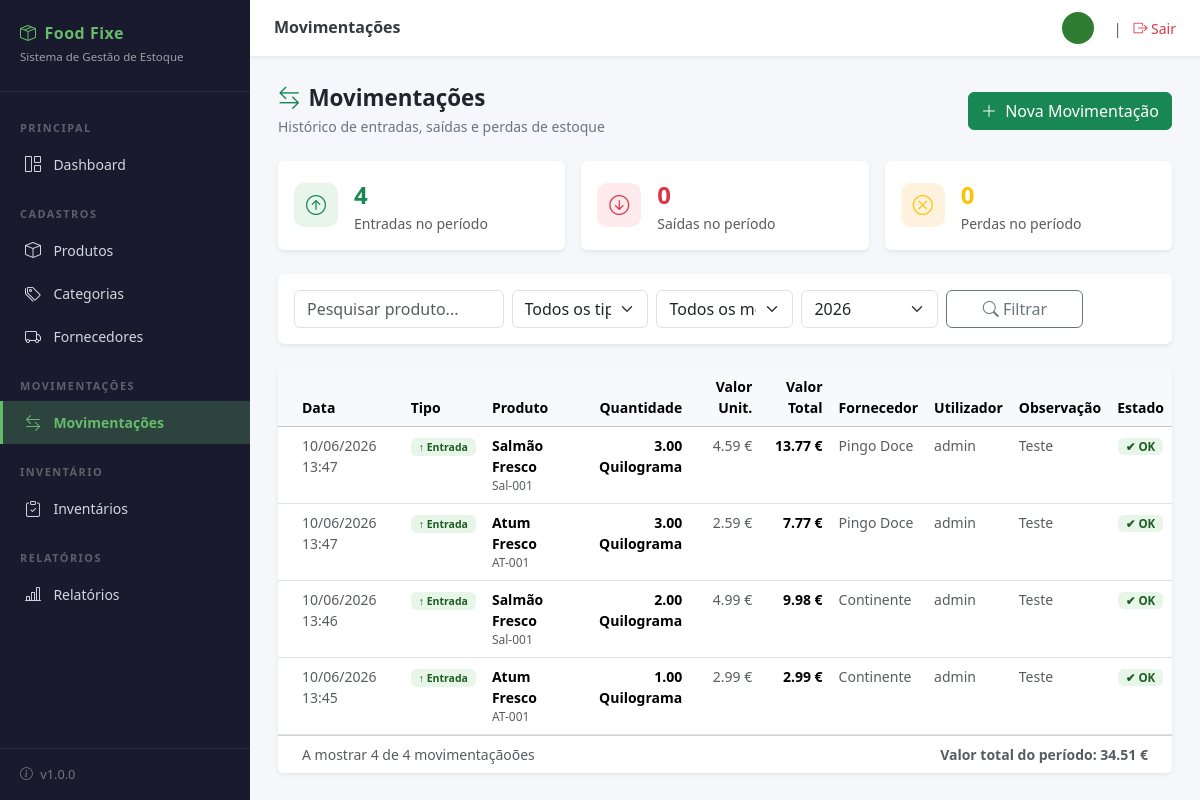
Page /movimentacoes/ (signed in) on the earlier database version.
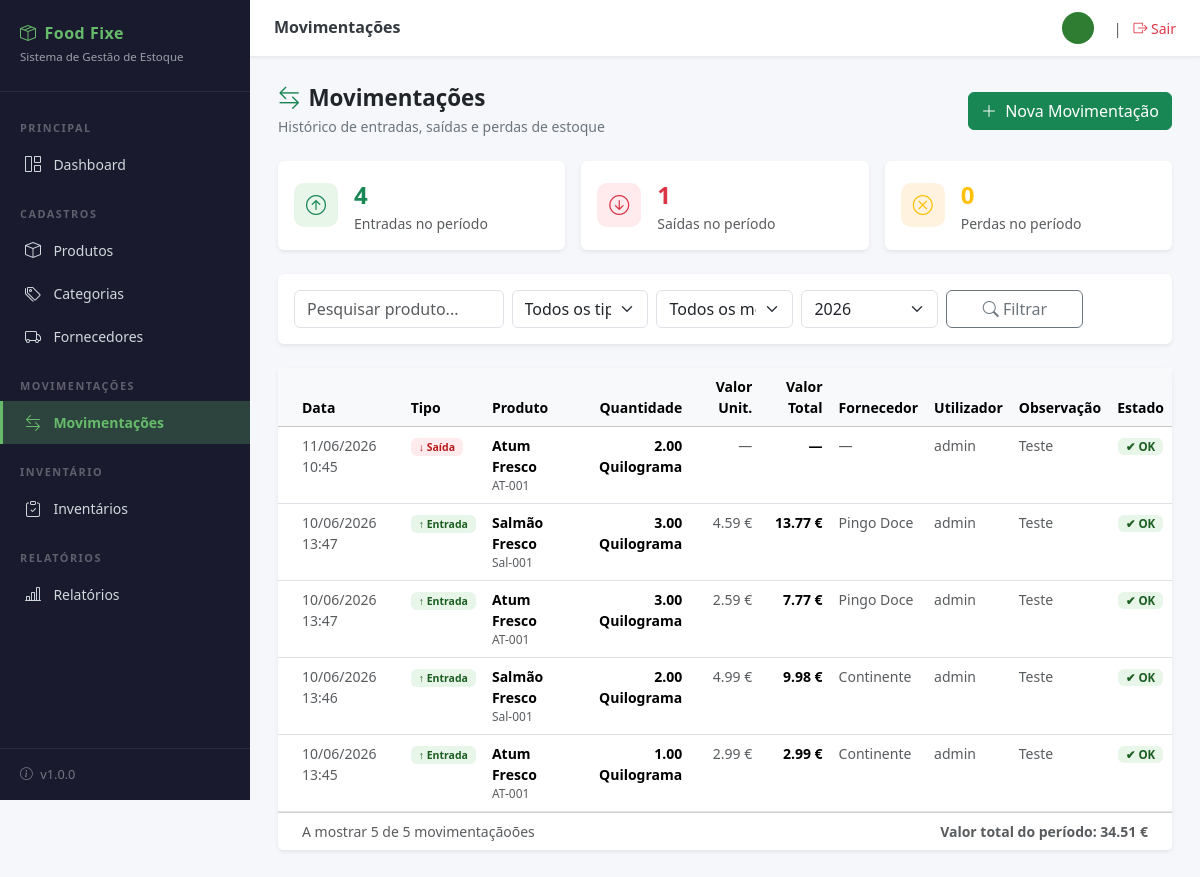
Same page on the later database version.
### estoque/models.py (models this page shows, shortened)
class Movimentacao(models.Model):
    class Tipo(models.TextChoices):
        ENTRADA = 'ENTRADA', 'Entrada'
        SAIDA   = 'SAIDA',   'Saída'
        PERDA   = 'PERDA',   'Perda'
    utilizador          = models.ForeignKey(Utilizador, on_delete=models.PROTECT,
                                            verbose_name='Utilizador',
                                            related_name='movimentacoes')
    produto             = models.ForeignKey(Produto, on_delete=models.PROTECT,
                                            verbose_name='Produto',
                                            related_name='movimentacoes')
    fornecedor          = models.ForeignKey(Fornecedor, on_delete=models.SET_NULL,
                                            verbose_name='Fornecedor',
                                            related_name='movimentacoes',
                                            null=True, blank=True)
    tipo_movimentacao   = models.CharField('Tipo', max_length=10,
                                           choices=Tipo.choices)
    quantidade          = models.DecimalField('Quantidade', max_digits=10,
                                              decimal_places=2)
    valor_unitario      = models.DecimalField('Valor unitário', max_digits=10,
                                              decimal_places=2, default=Decimal('0.00'))
    valor_total         = models.DecimalField('Valor total', max_digits=10,
                                              decimal_places=2, default=Decimal('0.00'),
                                              editable=False)  # calculado no save()
    rectificada         = models.BooleanField('Rectificada', default=False)
    motivo_rectificacao = models.TextField('Motivo da rectificação', blank=True)
    movimentacao_origem = models.ForeignKey(
        'self',
        on_delete=models.SET_NULL,
        null=True, blank=True,
        related_name='estornos',
        verbose_name='Movimentação de origem',
        help_text='Preenchido automaticamente nos estornos'
    )
    observacao          = models.TextField('Observação', blank=True)
    data_movimentacao   = models.DateTimeField('Data', default=timezone.now)
    create_at           = models.DateTimeField('Criado em', auto_now_add=True)
    update_at           = models.DateTimeField('Atualizado em', auto_now=True)
    class Meta:
        verbose_name        = 'Movimentação'
        verbose_name_plural = 'Movimentações'
        ordering            = ['-data_movimentacao']
    def save(self, *args, **kwargs):
        self.valor_total = self.quantidade * self.valor_unitario
        super().save(*args, **kwargs)

class Produto(models.Model):
    class Unidade(models.TextChoices):
        UNIDADE  = 'UN',  'Unidade'
        KILO     = 'KG',  'Quilograma'
        LITRO    = 'LT',  'Litro'
        CAIXA    = 'CX',  'Caixa'
        PACOTE   = 'PC',  'Pacote'
    codigo          = models.CharField('Código', max_length=30, unique=True)
    produto         = models.CharField('Nome do produto', max_length=150)
    categoria       = models.ForeignKey(Categoria, on_delete=models.PROTECT,
                                        verbose_name='Categoria',
                                        related_name='produtos')
    fornecedor      = models.ForeignKey(Fornecedor, on_delete=models.SET_NULL,
                                    verbose_name='Fornecedor',
                                    related_name='produtos',
                                    null=True, blank=True)
    unidade         = models.CharField('Unidade de medida', max_length=5,
                                       choices=Unidade.choices,
                                       default=Unidade.UNIDADE)
    estoque_atual   = models.DecimalField('Estoque atual', max_digits=10,
                                          decimal_places=2, default=Decimal('0.00'))
    estoque_minimo  = models.DecimalField('Estoque mínimo', max_digits=10,
                                          decimal_places=2, default=Decimal('0.00'))
    custo_medio     = models.DecimalField('Custo médio', max_digits=10,
                                          decimal_places=2, default=Decimal('0.00'),
                                          null=True, blank=True)
    ativo           = models.BooleanField('Ativo', default=True)
    create_at       = models.DateTimeField('Criado em', auto_now_add=True)
    update_at       = models.DateTimeField('Atualizado em', auto_now=True)
    class Meta:
        verbose_name        = 'Produto'
        verbose_name_plural = 'Produtos'
        ordering            = ['produto']

class Fornecedor(models.Model):
    fornecedor              = models.CharField('Nome', max_length=150)
    telefone                = models.CharField('Telefone', max_length=30, blank=True)
    email                   = models.EmailField('E-mail', max_length=100, blank=True)
    endereco                = models.CharField('Endereço', max_length=255, blank=True)
    status                  = models.BooleanField('Ativo', default=True)
    fornecedor_qualificado  = models.BooleanField('Fornecedor qualificado', default=False)
    create_at               = models.DateTimeField('Criado em', auto_now_add=True)
    update_at               = models.DateTimeField('Atualizado em', auto_now=True)
    class Meta:
        verbose_name        = 'Fornecedor'
        verbose_name_plural = 'Fornecedores'
        ordering            = ['fornecedor']

class Utilizador(AbstractUser):
    class Perfil(models.TextChoices):
        ADMIN       = 'ADMIN',      'Administrador'
        FUNCIONARIO = 'FUNCIONARIO', 'Funcionário'
    utilizador  = models.CharField('Nome completo', max_length=150)
    perfil      = models.CharField('Perfil', max_length=20,
                                   choices=Perfil.choices,
                                   default=Perfil.FUNCIONARIO)
    ativo       = models.BooleanField('Ativo', default=True)
    create_at   = models.DateTimeField('Criado em', auto_now_add=True)
    update_at   = models.DateTimeField('Atualizado em', auto_now=True)
    groups = models.ManyToManyField(
        'auth.Group',
        related_name='utilizador_set',
        blank=True,
        verbose_name='Grupos'
    )
    user_permissions = models.ManyToManyField(
        'auth.Permission',
        related_name='utilizador_set',
        blank=True,
        verbose_name='Permissões'
    )
    class Meta:
        verbose_name        = 'Utilizador'
        verbose_name_plural = 'Utilizadores'
        ordering            = ['utilizador']

### estoque/views.py (the view)
# urls.py: path('movimentacoes/',                        views.movimentacao_lista,      name='movimentacao_lista'),
@login_required(login_url='login')
def movimentacao_lista(request):
    pesquisa    = request.GET.get('q', '')
    filtro_tipo = request.GET.get('tipo', '')
    filtro_mes  = request.GET.get('mes', '')
    filtro_ano  = request.GET.get('ano', str(timezone.now().year))
    movimentacoes = Movimentacao.objects.select_related(
        'produto', 'utilizador', 'fornecedor'
    ).order_by('-data_movimentacao')
    movimentacoes_reais = movimentacoes.filter(
        rectificada=False
    ).exclude(
        observacao__startswith='ESTORNO AUTOMÁTICO'
    ).exclude(
        observacao__startswith='Acerto de inventário'
    )
    if pesquisa:
        movimentacoes = movimentacoes.filter(
            Q(produto__produto__icontains=pesquisa) |
            Q(produto__codigo__icontains=pesquisa)
        )
    if filtro_tipo:
        movimentacoes = movimentacoes.filter(tipo_movimentacao=filtro_tipo)
    if filtro_ano:
        movimentacoes = movimentacoes.filter(data_movimentacao__year=filtro_ano)
    if filtro_mes:
        movimentacoes = movimentacoes.filter(data_movimentacao__month=filtro_mes)
    totais = movimentacoes_reais.aggregate(
        total_entradas=Count('pk', filter=Q(tipo_movimentacao='ENTRADA')),
        total_saidas=Count('pk',   filter=Q(tipo_movimentacao='SAIDA')),
        total_perdas=Count('pk',   filter=Q(tipo_movimentacao='PERDA')),
        valor_total=Sum('valor_total'),
    )
    anos_qs = Movimentacao.objects.dates('data_movimentacao', 'year', order='DESC')
    anos    = [d.year for d in anos_qs] or [timezone.now().year]
    meses = [
        (1,'Janeiro'),(2,'Fevereiro'),(3,'Março'),(4,'Abril'),
        (5,'Maio'),(6,'Junho'),(7,'Julho'),(8,'Agosto'),
        (9,'Setembro'),(10,'Outubro'),(11,'Novembro'),(12,'Dezembro'),
    ]
    return render(request, 'estoque/movimentacao_lista.html', {
        'movimentacoes': movimentacoes[:100],
        'pesquisa':      pesquisa,
        'filtro_tipo':   filtro_tipo,
        'filtro_mes':    filtro_mes,
        'filtro_ano':    filtro_ano,
        'totais':        totais,
        'anos':          anos,
        'meses':         meses,
        'total':         movimentacoes.count(),
    })

### estoque/templates/estoque/movimentacao_lista.html (shortened to what the changed rows need)
{% extends 'estoque/base.html' %}
{% block content %}
<div class="page-header d-flex justify-content-between align-items-center">
    <div>
        <h1><i class="bi bi-arrow-left-right me-2 text-success"></i>Movimentações</h1>
    </div>
</div>
<div class="row g-3 mb-4">
    <div class="col-sm-4">
        <div class="card border-0 shadow-sm">
            <div class="card-body d-flex align-items-center gap-3">
                <div>
                    <div class="fs-4 fw-bold text-danger">
                        {{ totais.total_saidas|default:"0" }}
                    </div>
                    <div class="text-muted small">Saídas no período</div>
                </div>
            </div>
        </div>
    </div>
</div>
<div class="card border-0 shadow-sm">
    <div class="card-body p-0">
        {% if movimentacoes %}
        <div class="table-responsive">
            <table class="table table-hover mb-0 small">
                <thead class="table-light">
                    <tr>
                        <th class="ps-4">Data</th>
                        <th>Tipo</th>
                        <th>Produto</th>
                        <th class="text-end">Quantidade</th>
                        <th class="text-end">Valor Unit.</th>
                        <th class="text-end">Valor Total</th>
                        <th>Fornecedor</th>
                        <th>Utilizador</th>
                        <th>Observação</th>
                        <th class="text-center">Estado</th>
                    </tr>
                </thead>
                <tbody>
                    {% for mov in movimentacoes %}
                    <tr>
                        <td class="ps-4 text-muted">
                            {{ mov.data_movimentacao|date:"d/m/Y H:i" }}
                        </td>
                        <td>
                            {% if mov.tipo_movimentacao == 'ENTRADA' %}
                                <span class="badge badge-entrada px-2 py-1">↑ Entrada</span>
                            {% elif mov.tipo_movimentacao == 'SAIDA' %}
                                <span class="badge badge-saida px-2 py-1">↓ Saída</span>
                            {% else %}
                                <span class="badge badge-perda px-2 py-1">✘ Perda</span>
                            {% endif %}
                        </td>
                        <td>
                            <div class="fw-semibold">{{ mov.produto.produto }}</div>
                            <div class="text-muted" style="font-size:0.75rem;">
                                {{ mov.produto.codigo }}
                            </div>
                        </td>
                        <td class="text-end fw-semibold">
                            {{ mov.quantidade }} {{ mov.produto.get_unidade_display }}
                        </td>
                        <td class="text-end text-muted">
                            {% if mov.valor_unitario %}
                                {{ mov.valor_unitario }} €
                            {% else %}
                                —
                            {% endif %}
                        </td>
                        <td class="text-end fw-semibold">
                            {% if mov.valor_total %}
                                {{ mov.valor_total }} €
                            {% else %}
                                —
                            {% endif %}
                        </td>
                        <td class="text-muted">
                            {{ mov.fornecedor.fornecedor|default:"—" }}
                        </td>
                        <td class="text-muted">
                            {{ mov.utilizador.utilizador|default:mov.utilizador.username }}
                        </td>
                        <td class="text-muted" style="max-width:150px;">
                            <span title="{{ mov.observacao }}">
                                {{ mov.observacao|truncatechars:30|default:"—" }}
                            </span>
                        </td>
                        <td class="text-center">
                            {% if mov.rectificada %}
                                <span class="badge"
                                    style="background:#ffebee;color:#b71c1c;
                                            font-size:0.72rem;padding:3px 8px;">
                                    ✘ Rectificada
                                </span>
                            {% elif 'ESTORNO' in mov.observacao %}
                                <span class="badge"
                                    style="background:#e3f2fd;color:#1565c0;
                                            font-size:0.72rem;padding:3px 8px;">
                                    ↺ Estorno
                                </span>
                            {% elif 'Acerto de inventário' in mov.observacao %}
                                <span class="badge"
                                    style="background:#f3e5f5;color:#6a1b9a;
                                            font-size:0.72rem;padding:3px 8px;">
                                    ⚖ Acerto
                                </span>
                            {% else %}
                                {% if request.user.perfil == 'ADMIN' %}
                                    <a href="{% url 'movimentacao_rectificar' mov.pk %}"
                                    class="btn btn-sm btn-outline-warning"
                                    title="Rectificar esta movimentação"
                                    onclick="return confirm('Rectificar a movimentação #{{ mov.pk }}?')">
                                        <i class="bi bi-arrow-repeat"></i>
                                    </a>
                                {% else %}
                                    <span class="badge"
                                        style="background:#e8f5e9;color:#1b5e20;
                                                font-size:0.72rem;padding:3px 8px;">
                                        ✔ OK
                                    </span>
                                {% endif %}
                            {% endif %}
                        </td>
                    </tr>
                    {% endfor %}
                </tbody>
            </table>
        </div>
        {% endif %}
    </div>
    {% if movimentacoes %}
    <div class="card-footer bg-white text-muted small py-2 px-4
                d-flex justify-content-between align-items-center">
        <span>
            A mostrar {{ movimentacoes|length }} de {{ total }}
            movimentação{{ total|pluralize:",ões" }}
        </span>
        {% if totais.valor_total %}
        <span class="fw-semibold">
            Valor total do período:
            <strong>{{ totais.valor_total|default:0|floatformat:2 }} €</strong>
        </span>
        {% endif %}
    </div>
    {% endif %}
</div>
{% endblock %}

Differences in the rows shown:
added Movimentacao: data_movimentacao "11/06/2026 10:45", tipo_movimentacao "↓ Saída", produto.produto "Atum Fresco", produto.codigo "AT-001", quantidade "2.00", produto.unidade "Quilograma", fornecedor.fornecedor "—", utilizador.utilizador "admin", observacao "Teste", rectificada "✔ OK"
Other differences:
{{ totais.total_saidas|default:"0" }}: "0" → "1"
{{ movimentacoes|length }}: "4" → "5"
{{ total }}: "4" → "5"
